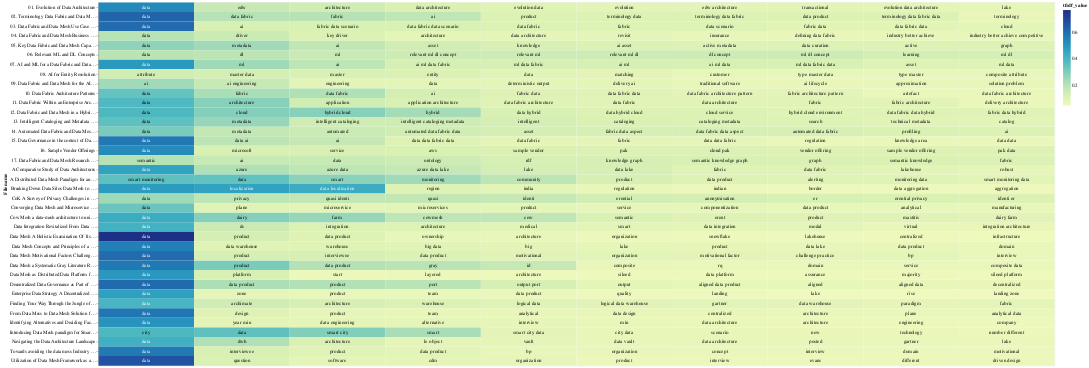

Notebook cell for this chart:
### Code cell
# save(chart_tfidf, 'tfidf_heatmap.html')
chart_tfidf

### Figure 1 — Vega-Lite specification as saved in the notebook (floating-point values rounded to 4 significant figures; data arrays with more than 128 entries replaced by an {"elided": "..."} marker saying what was removed)
{"config": {"view": {"continuousWidth": 300, "continuousHeight": 300}}, "layer": [{"mark": {"type": "rect"}, "encoding": {"color": {"field": "tfidf_value", "type": "quantitative"}, "text": {"field": "topic_word", "type": "nominal"}, "x": {"axis": null, "field": "rank", "type": "ordinal"}, "y": {"field": "Filename", "type": "nominal"}}, "transform": [{"window": [{"op": "rank", "field": "", "as": "rank"}], "groupby": ["Filename"], "sort": [{"field": "tfidf_value", "order": "descending"}]}]}, {"mark": {"type": "text", "baseline": "middle"}, "encoding": {"color": {"condition": {"test": "(datum.tfidf_value >= 0.4)", "value": "white"}, "value": "black"}, "text": {"field": "topic_word", "type": "nominal"}, "x": {"axis": null, "field": "rank", "type": "ordinal"}, "y": {"field": "Filename", "type": "nominal"}}, "transform": [{"window": [{"op": "rank", "field": "", "as": "rank"}], "groupby": ["Filename"], "sort": [{"field": "tfidf_value", "order": "descending"}]}]}], "data": {"name": "data-75e52240abc59ff7f1b10cf1dde812a4"}, "width": 2000, "$schema": "https://vega.github.io/schema/vega-lite/v5.15.1.json", "datasets": {"data-75e52240abc59ff7f1b10cf1dde812a4": {"elided": "380 records"}}}
